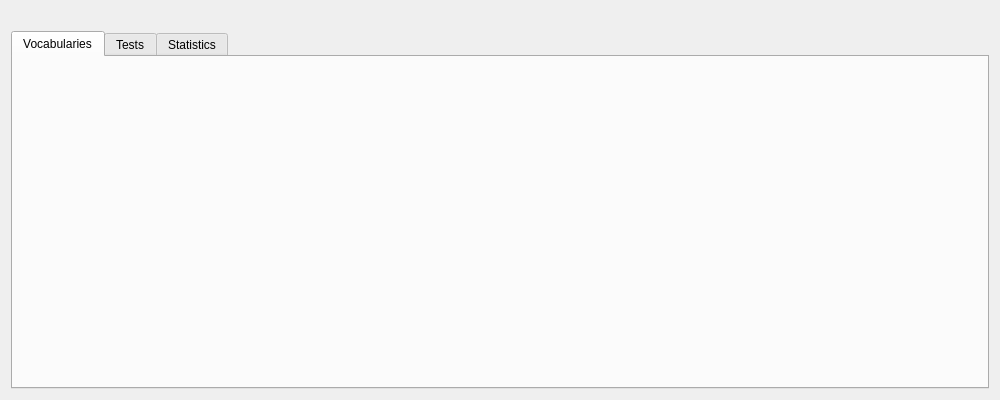
<?xml version="1.0" encoding="UTF-8"?>
<ui version="4.0">
 <class>ApplicationWindow_test</class>
 <widget class="QWidget" name="ApplicationWindow_test">
  <property name="geometry">
   <rect>
    <x>0</x>
    <y>0</y>
    <width>1000</width>
    <height>400</height>
   </rect>
  </property>
  <property name="windowTitle">
   <string>Form</string>
  </property>
  <layout class="QGridLayout" name="gridLayout">
   <item row="0" column="0">
    <layout class="QVBoxLayout" name="verticalLayout">
     <item>
      <layout class="QHBoxLayout" name="horizontalLayout"/>
     </item>
     <item>
      <widget class="QLabel" name="label">
       <property name="text">
        <string/>
       </property>
      </widget>
     </item>
     <item>
      <widget class="QTabWidget" name="tabWidget">
       <property name="currentIndex">
        <number>0</number>
       </property>
       <widget class="QWidget" name="widget">
        <attribute name="title">
         <string>Vocabularies</string>
        </attribute>
        <layout class="QGridLayout" name="gridLayout_2"/>
       </widget>
       <widget class="QWidget" name="tests">
        <attribute name="title">
         <string>Tests</string>
        </attribute>
       </widget>
       <widget class="QWidget" name="statistics">
        <attribute name="title">
         <string>Statistics</string>
        </attribute>
       </widget>
      </widget>
     </item>
    </layout>
   </item>
  </layout>
 </widget>
 <resources/>
 <connections/>
</ui>
